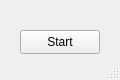
<?xml version="1.0" encoding="UTF-8"?>
<ui version="4.0">
 <class>TestAutoClickClass</class>
 <widget class="QMainWindow" name="TestAutoClickClass">
  <property name="geometry">
   <rect>
    <x>0</x>
    <y>0</y>
    <width>120</width>
    <height>80</height>
   </rect>
  </property>
  <property name="windowTitle">
   <string>TestAutoClick</string>
  </property>
  <widget class="QWidget" name="centralWidget">
   <widget class="QPushButton" name="clickButton">
    <property name="geometry">
     <rect>
      <x>20</x>
      <y>30</y>
      <width>80</width>
      <height>24</height>
     </rect>
    </property>
    <property name="text">
     <string>Start</string>
    </property>
   </widget>
  </widget>
  <widget class="QStatusBar" name="statusBar"/>
 </widget>
 <layoutdefault spacing="6" margin="11"/>
 <resources>
  <include location="TestAutoClick.qrc"/>
 </resources>
 <connections>
  <connection>
   <sender>clickButton</sender>
   <signal>clicked()</signal>
   <receiver>TestAutoClickClass</receiver>
   <slot>on_button_clicked()</slot>
   <hints>
    <hint type="sourcelabel">
     <x>77</x>
     <y>39</y>
    </hint>
    <hint type="destinationlabel">
     <x>106</x>
     <y>40</y>
    </hint>
   </hints>
  </connection>
 </connections>
 <slots>
  <slot>on_button_clicked()</slot>
 </slots>
</ui>
